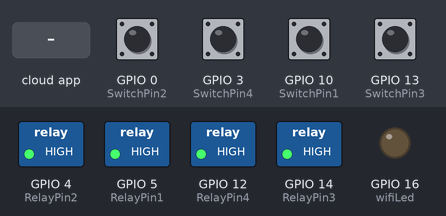
Bench run of a sketch on a simulated ESP8266 (NodeMCU). Parts: switched loads named in the sketch (green lamp = pin HIGH), output pins drawn as LEDs (lit = HIGH). Inputs (shaded band) come from the test bench; at power-on: GPIO 0 (SwitchPin2), GPIO 3 (SwitchPin4), GPIO 10 (SwitchPin1), GPIO 13 (SwitchPin3) HIGH. WiFi joins after 1.5 s; servers stay silent unless stated; what the sketch prints to the serial monitor is not drawn.

Above: at 3.0 s.
3.1 s: the phone or cloud app sets SWITCH_ID_1 to 1
At 4.2 s:
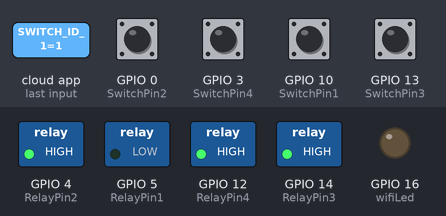
4.6 s: the phone or cloud app sets SWITCH_ID_2 to 1
At 5.4 s:
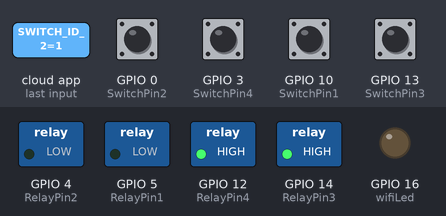
6.1 s: the phone or cloud app sets SWITCH_ID_1 to 0
At 6.5 s:
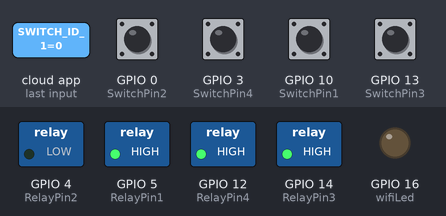
7.6 s: the phone or cloud app sets SWITCH_ID_3 to 1
At 8.8 s:
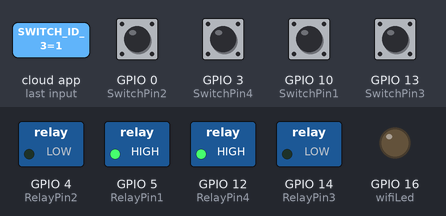
9.1 s: the phone or cloud app sets SWITCH_ID_4 to 1
At 10.0 s:
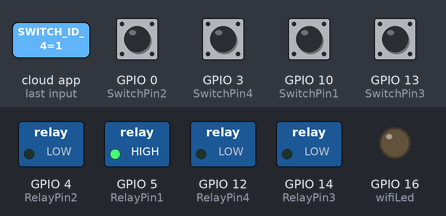
10.6 s: GPIO 0 (SwitchPin2) pulled LOW for 0.15 s
At 10.72 s:
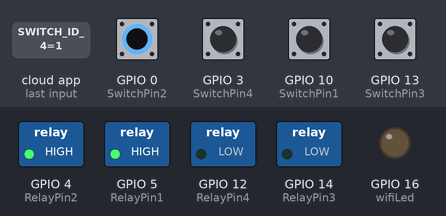
Timing chart, 0 to 13.3 s (numbered marks = the images above; inputs shaded):
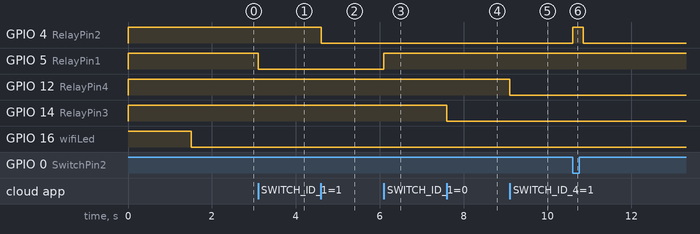

Measured:
- after the input at 3.1 s, GPIO 5 (RelayPin1): HIGH → LOW at once
- after the input at 4.6 s, GPIO 4 (RelayPin2): HIGH → LOW at once
- after the input at 6.1 s, GPIO 5 (RelayPin1): LOW → HIGH at once
- after the input at 7.6 s, GPIO 14 (RelayPin3): HIGH → LOW at once
- after the input at 9.1 s, GPIO 12 (RelayPin4): HIGH → LOW at once
- after the input at 10.6 s, GPIO 4 (RelayPin2): LOW → HIGH at once, → LOW 0.25 s later

The sketch:

code.ino
```cpp
#define ENABLE_DEBUG

#ifdef ENABLE_DEBUG
#define DEBUG_ESP_PORT Serial
#endif

#include <Arduino.h>
#include <ESP8266WiFi.h>
#include "SinricPro.h"
#include "SinricProSwitch.h"
#include <BlynkSimpleEsp8266.h>
#include <map>

// ---------------- WiFi Credentials ----------------
#define WIFI_SSID   "YOUR-WIFI-NAME"
#define WIFI_PASS   "YOUR-WIFI-PASSWORD"

// ---------------- SinricPro ----------------
#define APP_KEY     "YOUR-APP-KEY"
#define APP_SECRET  "YOUR-APP-SECRET"

// ---------------- Blynk ----------------
char auth[] = "YOUR-BLYNK-AUTH";

// ---------------- Device IDs ----------------
#define device_ID_1   "SWITCH_ID_1"
#define device_ID_2   "SWITCH_ID_2"
#define device_ID_3   "SWITCH_ID_3"
#define device_ID_4   "SWITCH_ID_4"

// ---------------- Relay Pins ----------------
#define RelayPin1 5   // D1
#define RelayPin2 4   // D2
#define RelayPin3 14  // D5
#define RelayPin4 12  // D6

// ---------------- Switch Pins ----------------
#define SwitchPin1 10 // SD3
#define SwitchPin2 0  // D3
#define SwitchPin3 13 // D7
#define SwitchPin4 3  // RX

#define wifiLed 16   // D0

#define DEBOUNCE_TIME 250

// ---------------- Structures ----------------
typedef struct {
  int relayPIN;
  int flipSwitchPIN;
  int blynkPIN;
} deviceConfig_t;

std::map<String, deviceConfig_t> devices = {
  {device_ID_1, {RelayPin1, SwitchPin1, V1}},
  {device_ID_2, {RelayPin2, SwitchPin2, V2}},
  {device_ID_3, {RelayPin3, SwitchPin3, V3}},
  {device_ID_4, {RelayPin4, SwitchPin4, V4}}
};

typedef struct {
  String deviceId;
  bool lastState;
  unsigned long lastChange;
} switchConfig_t;

std::map<int, switchConfig_t> switches;

// ---------------- Setup Relays ----------------
void setupRelays() {
  for (auto &device : devices) {
    pinMode(device.second.relayPIN, OUTPUT);
    digitalWrite(device.second.relayPIN, HIGH);
  }
}

// ---------------- Setup Switches ----------------
void setupSwitches() {
  for (auto &device : devices) {
    switchConfig_t sw;
    sw.deviceId = device.first;
    sw.lastState = true;
    sw.lastChange = 0;

    int pin = device.second.flipSwitchPIN;
    switches[pin] = sw;

    pinMode(pin, INPUT_PULLUP);
  }
}

// ---------------- Sinric Callback ----------------
bool onPowerState(String deviceId, bool &state) {
  int relayPIN = devices[deviceId].relayPIN;
  digitalWrite(relayPIN, !state);

  // Sync Blynk
  Blynk.virtualWrite(devices[deviceId].blynkPIN, state);

  Serial.printf("Device %s turned %s\n", deviceId.c_str(), state ? "ON" : "OFF");
  return true;
}

// ---------------- Handle Manual Switch ----------------
void handleSwitches() {
  unsigned long now = millis();

  for (auto &sw : switches) {
    int pin = sw.first;

    if (now - sw.second.lastChange > DEBOUNCE_TIME) {
      bool state = digitalRead(pin);

      if (state != sw.second.lastState) {
        sw.second.lastChange = now;

        String deviceId = sw.second.deviceId;
        int relayPIN = devices[deviceId].relayPIN;

        bool newState = !digitalRead(relayPIN);
        digitalWrite(relayPIN, newState);

        // Sync Sinric
        SinricProSwitch &mySwitch = SinricPro[deviceId];
        mySwitch.sendPowerStateEvent(!newState);

        // Sync Blynk
        Blynk.virtualWrite(devices[deviceId].blynkPIN, !newState);

        sw.second.lastState = state;
      }
    }
  }
}

// ---------------- Blynk Control ----------------
BLYNK_WRITE(V1) {
  digitalWrite(RelayPin1, !param.asInt());
}
BLYNK_WRITE(V2) {
  digitalWrite(RelayPin2, !param.asInt());
}
BLYNK_WRITE(V3) {
  digitalWrite(RelayPin3, !param.asInt());
}
BLYNK_WRITE(V4) {
  digitalWrite(RelayPin4, !param.asInt());
}

// ---------------- WiFi ----------------
void setupWiFi() {
  WiFi.begin(WIFI_SSID, WIFI_PASS);

  while (WiFi.status() != WL_CONNECTED) {
    delay(500);
    Serial.print(".");
  }

  digitalWrite(wifiLed, LOW);
  Serial.println("\nWiFi Connected");
}

// ---------------- Sinric Setup ----------------
void setupSinric() {
  for (auto &device : devices) {
    SinricProSwitch &mySwitch = SinricPro[device.first];
    mySwitch.onPowerState(onPowerState);
  }

  SinricPro.begin(APP_KEY, APP_SECRET);
  SinricPro.restoreDeviceStates(true);
}

// ---------------- Setup ----------------
void setup() {
  Serial.begin(9600);

  pinMode(wifiLed, OUTPUT);
  digitalWrite(wifiLed, HIGH);

  setupRelays();
  setupSwitches();

  setupWiFi();
  Blynk.begin(auth, WIFI_SSID, WIFI_PASS);

  setupSinric();
}

// ---------------- Loop ----------------
void loop() {
  SinricPro.handle();
  Blynk.run();
  handleSwitches();
}
```
